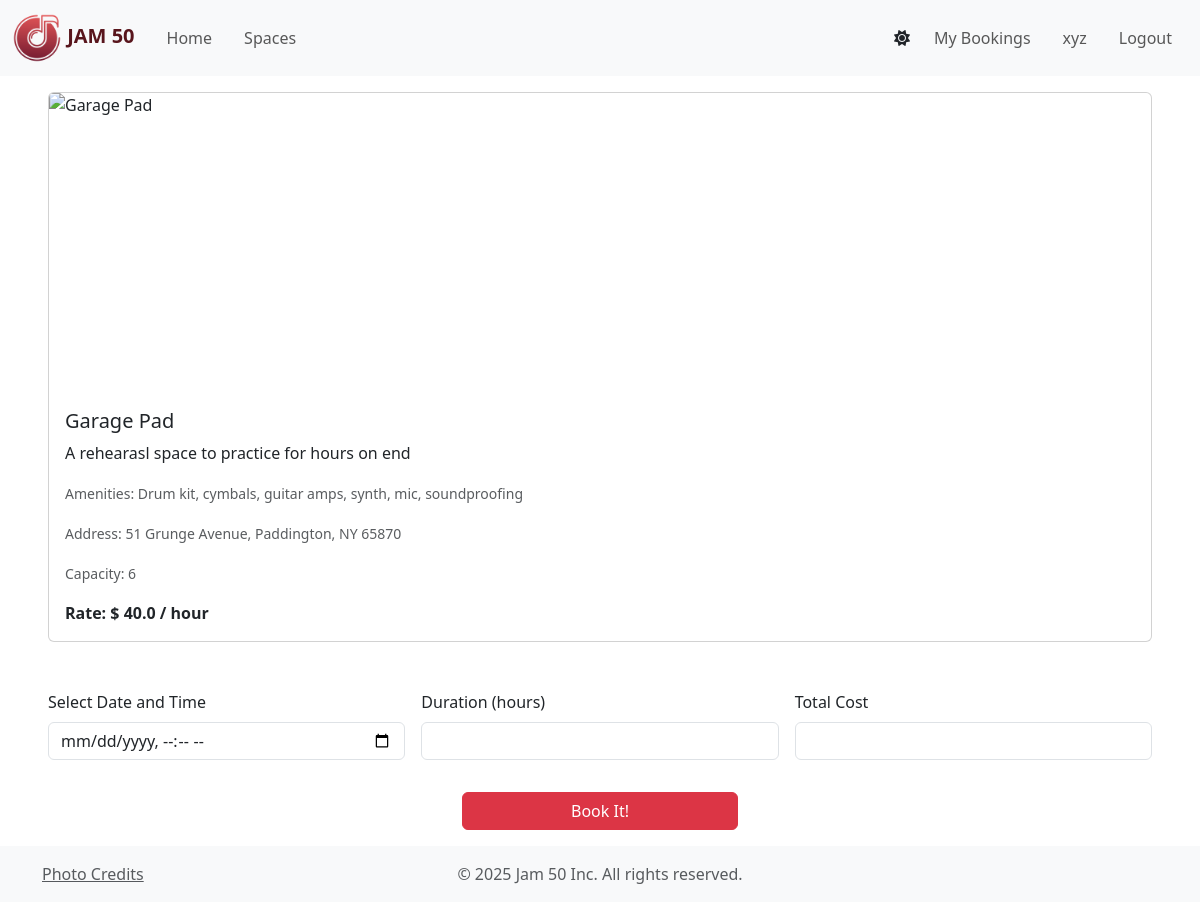
Page /spaces/2 (signed in) on the earlier database version.
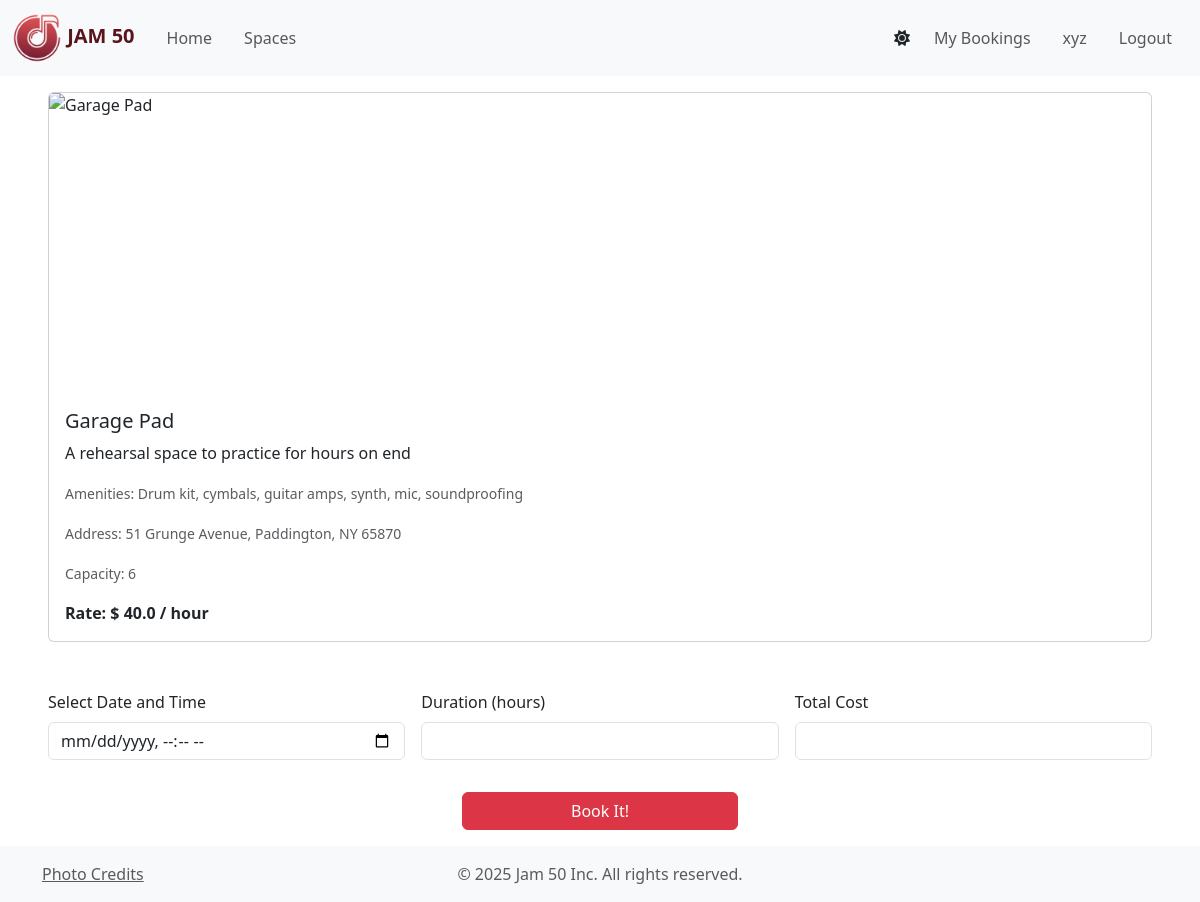
Same page on the later database version.
### models.py (models this page shows)
class Space(db.Model):
    __tablename__ = 'spaces'
    id = db.Column(db.Integer, primary_key=True)
    name = db.Column(db.String(100), nullable=False)
    description = db.Column(db.Text)
    capacity = db.Column(db.Integer)
    hourly_rate = db.Column(db.Float)
    address = db.Column(db.String(255))
    amenities = db.Column(db.Text)
    image = db.Column(db.String(255))
    bookings = db.relationship('Booking', backref='space', lazy=True)

### app.py (the view)
@app.route("/spaces/<int:space_id>")
@login_required
def space(space_id):
    space = db.session.query(Space).get(space_id)
    return render_template("space.html", space=space)

### helpers.py (called while the page is built)
def login_required(f):
    @wraps(f)
    def decorated_function(*args, **kwargs):
        if session.get("user_id") is None:
            return redirect("/login")
        return f(*args, **kwargs)
    return decorated_function

### templates/space.html (shortened to what this page needs)
{% extends "layout.html" %} {% block title %} {{ space.name}} {% endblock %} {%
block main %}
<div class="container-fluid px-3 px-md-5" style="max-width: 1200px">
    <div class="card mb-5 mx-auto">
      <img src="{{ space.image }}" class="card-img-top" style="object-fit: cover; height: 300px;" alt="{{ space.name}}" />
      <div class="card-body">
        <h5 class="card-title">{{ space.name }}</h5>
        <p class="card-text">{{ space.description }}</p>
        <p class="card-text"><small class="text-body-secondary">Amenities: {{ space.amenities }}</small></p>
        <p class="card-text"><small class="text-body-secondary">Address: {{ space.address }}</small></p>
        <p class="card-text"><small class="text-body-secondary">Capacity: {{ space.capacity }}</small></p>
        <p class="card-text"><b>Rate: $ {{ space.hourly_rate }} / hour</b></p>
      </div>
    </div>
    <form action="/book" method="post">
      <div class="row g-3">
        {% if session.get("username") != "admin" %}
        <div class="col-md-4">
          <label for="bookDateTime" class="form-label">Select Date and Time</label>
          <input type="datetime-local" class="form-control" id="bookDateTime" name="bookDateTime" required />
        </div>
        <div class="col-md-4">
          <label for="duration" class="form-label">Duration (hours)</label>
          <input type="number" class="form-control" id="duration" name="duration" min="1" max="8" required />
        </div>
        <div class="col-md-4">
          <label for="total_cost" class="form-label">Total Cost</label>
          <input type="text" class="form-control" id="total_cost" name="total_cost" readonly />
        </div>
        <div class="col-12 text-center mb-3">
          <button type="submit" class="btn btn-danger mt-3 w-25">Book It!</button>
        </div>
        {% else %}
        <div class="col-12 text-center mb-3">
          <button type="submit" class="btn btn-danger mt-3 w-25">Delete It!</button>
        </div>
        {% endif %}
      </div>
    </form>
</div>
{% endblock %}

Differences in the rows shown:
changed Space "Garage Pad": description "A rehearasl space to practice for hours on end" → "A rehearsal space to practice for hours on end"
